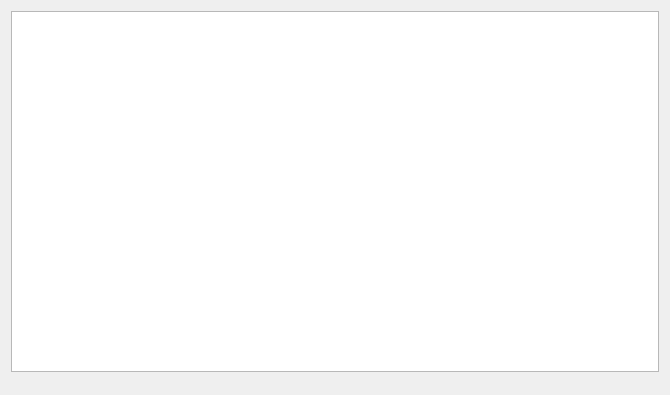
<?xml version="1.0" encoding="UTF-8"?>
<ui version="4.0">
 <class>OrderImbalanceIndicatorWindow</class>
 <widget class="QWidget" name="OrderImbalanceIndicatorWindow">
  <property name="geometry">
   <rect>
    <x>0</x>
    <y>0</y>
    <width>670</width>
    <height>395</height>
   </rect>
  </property>
  <property name="windowTitle">
   <string>Imbalance Indicator</string>
  </property>
  <property name="windowIcon">
   <iconset resource="../../Resources/Resources.qrc">
    <normaloff>:/icons/scales.png</normaloff>:/icons/scales.png</iconset>
  </property>
  <layout class="QVBoxLayout" name="verticalLayout" stretch="1,0">
   <item>
    <widget class="QTableView" name="m_orderImbalanceIndicatorTableView">
     <property name="autoScroll">
      <bool>false</bool>
     </property>
     <property name="showDropIndicator" stdset="0">
      <bool>false</bool>
     </property>
     <property name="dragDropOverwriteMode">
      <bool>false</bool>
     </property>
     <property name="alternatingRowColors">
      <bool>true</bool>
     </property>
     <property name="selectionMode">
      <enum>QAbstractItemView::NoSelection</enum>
     </property>
     <property name="selectionBehavior">
      <enum>QAbstractItemView::SelectRows</enum>
     </property>
     <property name="showGrid">
      <bool>false</bool>
     </property>
     <property name="sortingEnabled">
      <bool>true</bool>
     </property>
     <property name="wordWrap">
      <bool>false</bool>
     </property>
     <attribute name="horizontalHeaderStretchLastSection">
      <bool>true</bool>
     </attribute>
     <attribute name="verticalHeaderVisible">
      <bool>false</bool>
     </attribute>
    </widget>
   </item>
   <item>
    <layout class="QVBoxLayout" name="m_parametersLayout">
     <property name="sizeConstraint">
      <enum>QLayout::SetFixedSize</enum>
     </property>
     <item>
      <widget class="Spire::UI::CollapsibleWidget" name="m_timeRangeParametersWidget" native="true">
       <property name="sizePolicy">
        <sizepolicy hsizetype="Preferred" vsizetype="Fixed">
         <horstretch>0</horstretch>
         <verstretch>0</verstretch>
        </sizepolicy>
       </property>
      </widget>
     </item>
     <item>
      <widget class="Spire::UI::CollapsibleWidget" name="m_marketSelectionWidget" native="true">
       <property name="sizePolicy">
        <sizepolicy hsizetype="Preferred" vsizetype="Fixed">
         <horstretch>0</horstretch>
         <verstretch>0</verstretch>
        </sizepolicy>
       </property>
      </widget>
     </item>
    </layout>
   </item>
  </layout>
 </widget>
 <customwidgets>
  <customwidget>
   <class>Spire::UI::CollapsibleWidget</class>
   <extends>QWidget</extends>
   <header>Spire/UI/CollapsibleWidget.hpp</header>
   <container>1</container>
  </customwidget>
 </customwidgets>
 <resources>
  <include location="../../Resources/Resources.qrc"/>
 </resources>
 <connections/>
</ui>
